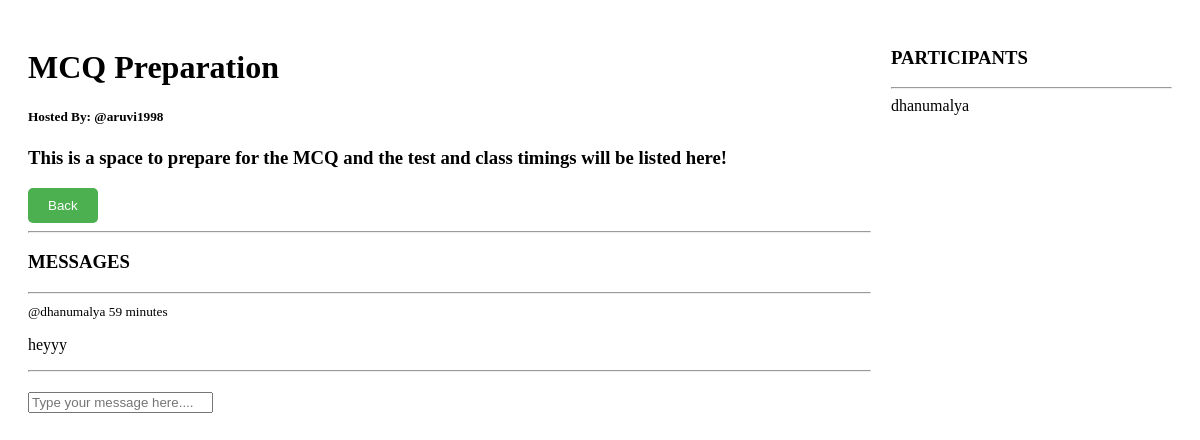
Page /forumpage/4 (signed in) on the committed database.
### myhome/models.py (models this page shows, shortened)
class Forums(models.Model):
    host=models.ForeignKey(User, on_delete=models.SET_NULL, null=True)
    topic=models.ForeignKey(Topic, on_delete=models.CASCADE, null=True)
    name=models.CharField(max_length=100)
    forum_desc=models.CharField(max_length=500)
    participants=models.ManyToManyField(User, related_name='participants', blank='True')
    updated=models.DateTimeField(auto_now=True)
    created=models.DateTimeField(auto_now_add=True)
    class Meta:
        ordering=['-updated', '-created']

class Message(models.Model):
    user=models.ForeignKey(User, on_delete=models.CASCADE)
    forums=models.ForeignKey(Forums, on_delete=models.CASCADE)
    body=models.TextField()
    updated=models.DateTimeField(auto_now=True)
    created=models.DateTimeField(auto_now_add=True)

### myhome/views.py (the view, shortened to what this page needs)
# urls.py: path('forumpage/<str:pk>', views.Forumpage, name="forumpage"),
@login_required(login_url='login')
def Forumpage(request,pk):
    forum=Forums.objects.get(id=pk)
    forum_messages=forum.message_set.all().order_by('-created')
    participants=forum.participants.all()
    context={'forum':forum, 'forum_messages':forum_messages, 'participants':participants}
    return render (request, 'forumpage.html', context)

### templates/forumpage.html (shortened to what this page needs)
<!DOCTYPE html>
<html lang="en">
<head>
</head>
<body>
    <div class="forum_container">
        <div class="forum_content">
            <h1>{{ forum.name }}</h1>
            <h5>Hosted By: @{{ forum.host }}</h5>
            <h3>{{ forum.forum_desc }}</h3>
            <form action="{% url 'back' %}" method="GET" style="display:inline;">
                <button type="submit" class="back-button" style="background-color: #4CAF50; color: white; padding: 10px 20px; border-radius: 5px; border: none;">Back</button>
            </form>
            <hr>
            <div>
                <h3>MESSAGES</h3>
                <hr>
                {% for message in forum_messages %}
                    <small>@{{ message.user }}   {{ message.created|timesince }}</small>
                    <p>{{ message.body }}</p>
                    <hr>
                {% endfor %}
            </div>
            {% if request.user.is_authenticated %}
            <form method="POST" action="">
                <input type="text" name="body" placeholder="Type your message here...."/>
            </form>
            {% endif %}
        </div>
        <div class="participants">
            <h3>PARTICIPANTS</h3>
            <hr>
            {% for user in participants %}
                <div>
                    {{ user.username }}
                </div>
            {% endfor %}
        </div>
    </div>
</body>
</html>

### templates/forumpage.html (style rules this page uses)
.forum_container { display: grid; grid-template-columns: 3fr 1fr; gap: 20px; padding: 20px; }
.forum_content { grid-column: 1; }
.participants { grid-column: 2; }
.forum_content div, .participants div { margin-bottom: 20px; }

### rows in the picture
Forums: name "MCQ Preparation", host "aruvi1998", forum_desc "This is a space to prepare for the MCQ and the test and class timings will be listed here!"
Message: user "dhanumalya", created "59 minutes", body "heyyy"

### other values in the picture
{{ user.username }} "dhanumalya"
